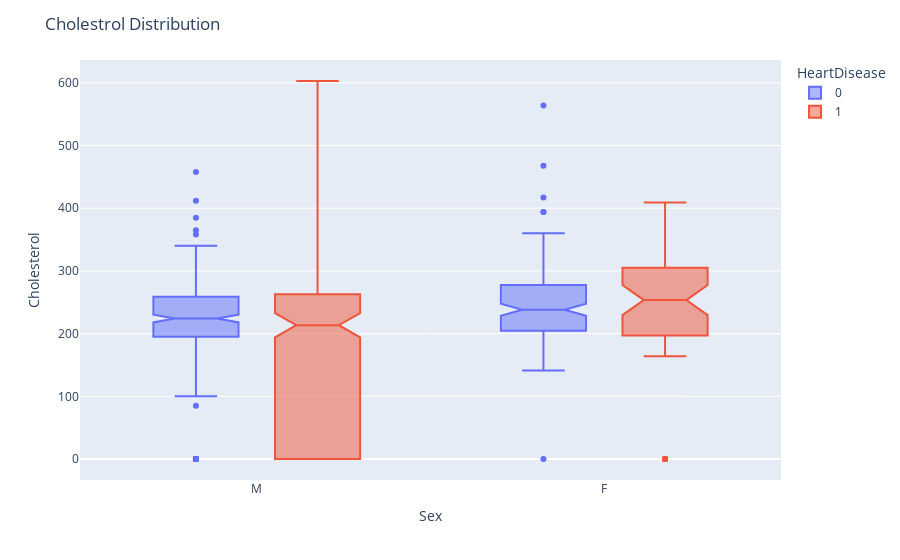

Notebook source saved alongside this figure:
### Code cell
df_cholestrol = px.data.tips()
fig = px.box(df, x="Sex", y="Cholesterol", color="HeartDisease", notched=True).update_layout(title='Cholestrol Distribution')
fig.show()

### Figure 1 — Plotly figure (JSON) as saved in the notebook; plotly's stock layout.template omitted (floating-point values rounded to 4 significant figures; data arrays with more than 128 entries replaced by an {"elided": "..."} marker saying what was removed)
{"data": [{"alignmentgroup": "True", "hovertemplate": "HeartDisease=0<br>Sex=%{x}<br>Cholesterol=%{y}<extra></extra>", "legendgroup": "0", "marker": {"color": "#636efa"}, "name": "0", "notched": true, "offsetgroup": "0", "orientation": "v", "showlegend": true, "type": "box", "x": {"elided": "410 str values"}, "x0": " ", "xaxis": "x", "y": {"elided": "410 int values"}, "y0": " ", "yaxis": "y"}, {"alignmentgroup": "True", "hovertemplate": "HeartDisease=1<br>Sex=%{x}<br>Cholesterol=%{y}<extra></extra>", "legendgroup": "1", "marker": {"color": "#EF553B"}, "name": "1", "notched": true, "offsetgroup": "1", "orientation": "v", "showlegend": true, "type": "box", "x": {"elided": "508 str values"}, "x0": " ", "xaxis": "x", "y": {"elided": "508 int values"}, "y0": " ", "yaxis": "y"}], "layout": {"boxmode": "group", "legend": {"title": {"text": "HeartDisease"}, "tracegroupgap": 0}, "margin": {"t": 60}, "title": {"text": "Cholestrol Distribution"}, "xaxis": {"anchor": "y", "domain": [0, 1], "title": {"text": "Sex"}}, "yaxis": {"anchor": "x", "domain": [0, 1], "title": {"text": "Cholesterol"}}}}
